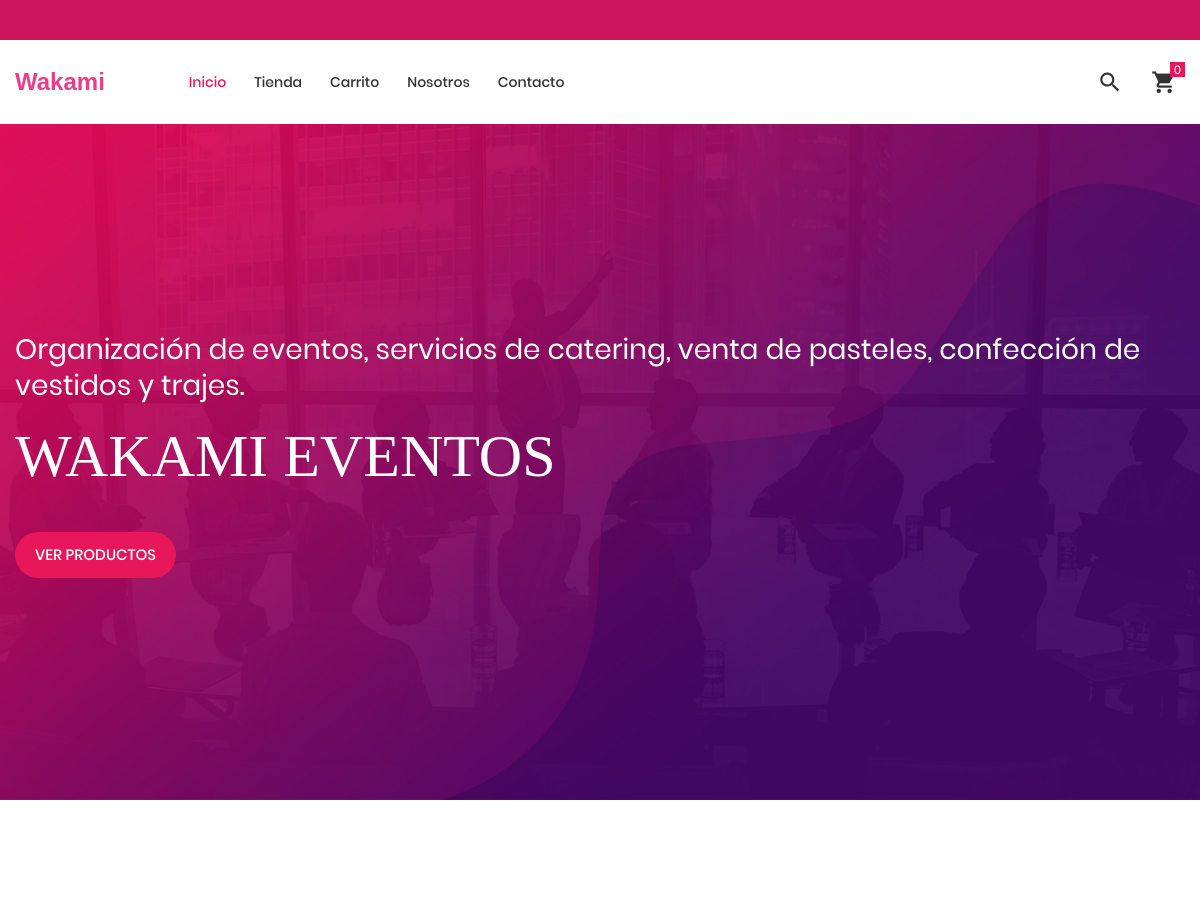
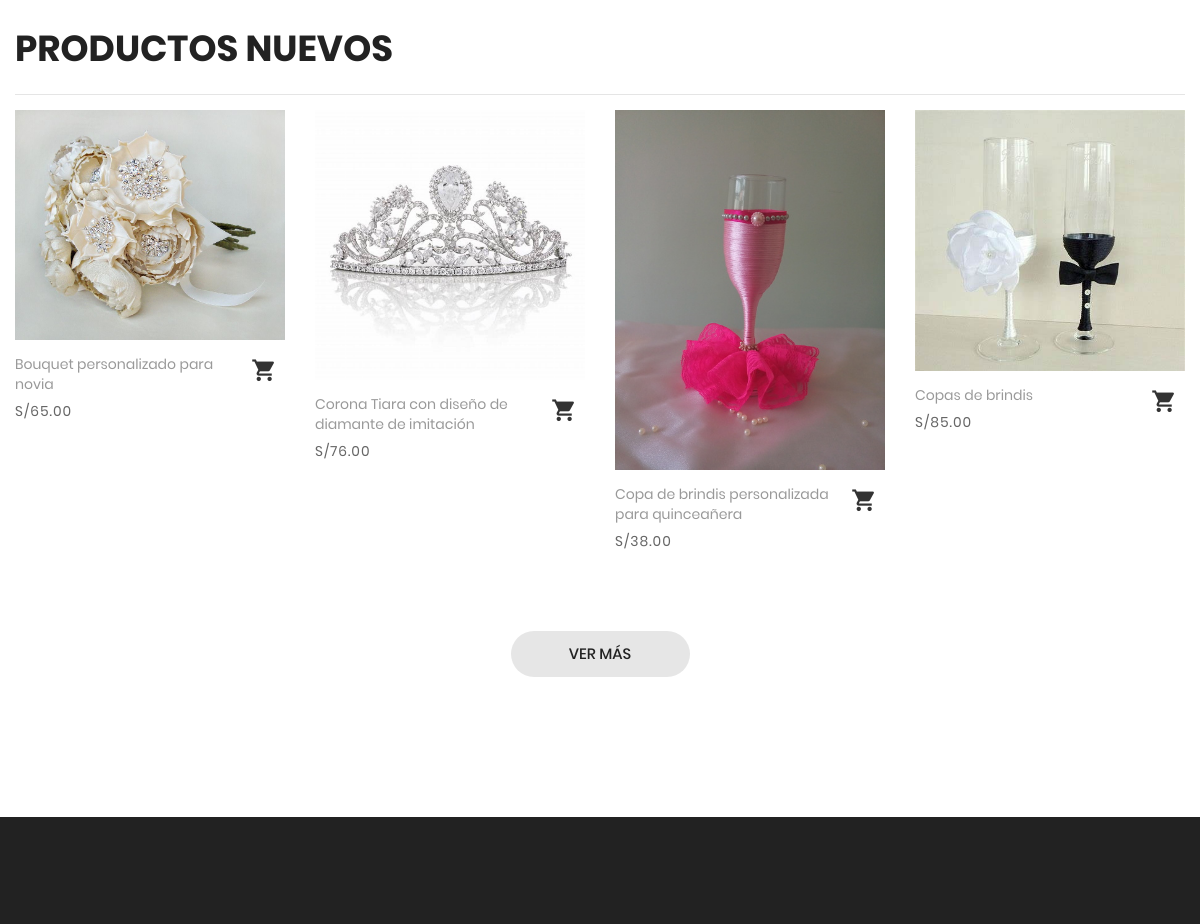
The page / on the database its author committed (2 pictures, top to bottom).
### tables this page shows
CREATE TABLE `producto` (
  `idproducto` bigint(20) NOT NULL,
  `categoriaid` bigint(20) NOT NULL,
  `codigo` varchar(30) NOT NULL,
  `nombre` varchar(255) NOT NULL,
  `descripcion` text NOT NULL,
  `precio` decimal(11,2) NOT NULL,
  `stock` int(11) NOT NULL,
  `imagen` varchar(100) DEFAULT NULL,
  `datecreated` datetime NOT NULL DEFAULT current_timestamp(),
  `ruta` varchar(255) NOT NULL,
  `status` int(11) NOT NULL DEFAULT 1
);

### index.php (called while the page is built, shortened)
<?php
	require_once("Helpers/Helpers.php");
	$url = !empty($_GET['url']) ? $_GET['url'] : 'home/home';
	$arrUrl = explode("/", $url);
	$controller = $arrUrl[0];
	$method = $arrUrl[0];
	if(!empty($arrUrl[1]))
	{
		if($arrUrl[1] != "")
		{
			$method = $arrUrl[1];
		}
	}
	require_once("Libraries/Core/Load.php");
 ?>

### Libraries/Core/Controllers.php (called while the page is built, shortened)
<?php
	class Controllers
	{
		public function loadModel()
		{
			$model = get_class($this)."Model";
			$routClass = "Models/".$model.".php";
		}
	}
 ?>

### Libraries/Core/Conexion.php (called while the page is built)
<?php
class Conexion{
	private $conect;
	public function __construct(){
		$connectionString = "mysql:host=".DB_HOST.";dbname=".DB_NAME.";charset=".DB_CHARSET;
		try{
			$this->conect = new PDO($connectionString, DB_USER, DB_PASSWORD);
			$this->conect->setAttribute(PDO::ATTR_ERRMODE, PDO::ERRMODE_EXCEPTION);
		}catch(PDOException $e){
			$this->conect = 'Error de conexión';
		    echo "ERROR: " . $e->getMessage();
		}
	}
	public function conect(){
		return $this->conect;
	}
}
?>

### Libraries/Core/Mysql.php (called while the page is built, shortened)
<?php
	class Mysql extends Conexion
	{
		private $conexion;
		function __construct()
		{
			$this->conexion = new Conexion();
			$this->conexion = $this->conexion->conect();
		}
		public function select(string $query)
		{
			$this->strquery = $query;
        	$result = $this->conexion->prepare($this->strquery);
			$result->execute();
        	$data = $result->fetch(PDO::FETCH_ASSOC);
        	return $data;
		}
		public function select_all(string $query)
		{
			$this->strquery = $query;
        	$result = $this->conexion->prepare($this->strquery);
			$result->execute();
        	$data = $result->fetchall(PDO::FETCH_ASSOC);
        	return $data;
		}
	}
 ?>

### Helpers/Helpers.php (called while the page is built, shortened)
<?php
	function base_url()
	{
		return BASE_URL;
	}
    function media()
    {
        return BASE_URL."/Assets";
    }
    function headerTienda($data="")
    {
        $view_header = "Views/Template/header_tienda.php";
        require_once ($view_header);
    }
    function footerTienda($data="")
    {
        $view_footer = "Views/Template/footer_tienda.php";
        require_once ($view_footer);
    }
    function formatMoney($cantidad){
        $cantidad = number_format($cantidad,2,SPD,SPM);
        return $cantidad;
    }
    function getInfoPage(int $idpagina){
        require_once("Libraries/Core/Mysql.php");
        $con = new Mysql();
        $sql = "SELECT * FROM post WHERE idpost = $idpagina";
        $request = $con->select($sql);
        return $request;
    }
    function getPageRout(string $ruta){
        require_once("Libraries/Core/Mysql.php");
        $con = new Mysql();
        $sql = "SELECT * FROM post WHERE ruta = '$ruta' AND status != 0 ";
        $request = $con->select($sql);
        if(!empty($request)){
            $request['portada'] = $request['portada'] != "" ? media()."/images/uploads/".$request['portada'] : "";
        }
        return $request;
    }
 ?>

### Libraries/Core/Views.php (called while the page is built)
<?php
	class Views
	{
		function getView($controller,$view,$data="")
		{
			$controller = get_class($controller);
			if($controller == "Home"){
				$view = "Views/".$view.".php";
			}else{
				$view = "Views/".$controller."/".$view.".php";
			}
			require_once ($view);
		}
	}
 ?>

### Controllers/Home.php (called while the page is built, shortened)
<?php
	require_once("Models/TProducto.php");
	class Home extends Controllers{
		public function home()
		{
			$pageContent = getPageRout('inicio');
			$data['page_tag'] = NOMBRE_EMPESA;
			$data['page_title'] = NOMBRE_EMPESA;
			$data['page_name'] = "tienda_virtual";
			$data['page'] = $pageContent;
			$data['slider'] = $this->getCategoriasT(CAT_SLIDER);
			$data['banner'] = $this->getCategoriasT(CAT_BANNER);
			$data['productos'] = $this->getProductosT();
			$this->views->getView($this,"home",$data);
		}
	}
 ?>

### Models/TProducto.php (called while the page is built, shortened)
<?php
require_once("Libraries/Core/Mysql.php");
trait TProducto{
	public function getProductosT(){
		$this->con = new Mysql();
		$sql = "SELECT p.idproducto,
						p.codigo,
						p.nombre,
						p.descripcion,
						p.categoriaid,
						c.nombre as categoria,
						p.precio,
						p.ruta,
						p.stock
				FROM producto p
				INNER JOIN categoria c
				ON p.categoriaid = c.idcategoria
				WHERE p.status != 0 ORDER BY p.idproducto DESC LIMIT ".CANTPORDHOME;
				$request = $this->con->select_all($sql);
				if(count($request) > 0){
					for ($c=0; $c < count($request) ; $c++) {
						$intIdProducto = $request[$c]['idproducto'];
						$sqlImg = "SELECT img
								FROM imagen
								WHERE productoid = $intIdProducto";
						$arrImg = $this->con->select_all($sqlImg);
						if(count($arrImg) > 0){
							for ($i=0; $i < count($arrImg); $i++) {
								$arrImg[$i]['url_image'] = media().'/images/uploads/'.$arrImg[$i]['img'];
							}
						}
						$request[$c]['images'] = $arrImg;
					}
				}
		return $request;
	}
}
 ?>

### Views/home.php (the view, shortened to what this page needs)
<?php
	headerTienda($data);
	$arrProductos = $data['productos'];
 ?>
	<section class="section-slide">
		<div class="wrap-slick1">
			<div class="slick1">
				<div class="item-slick1" style="background-image: url(<?= media().'/tienda/images/hero.jpg';?>);">
					<div class="container h-full">
						<div class="flex-col-l-m h-full p-t-100 p-b-30 respon5">
							<div class="layer-slick1 animated visible-false" data-appear="fadeInDown" data-delay="0">
								<span class="ltext-101 cl0 respon2">
									Organización de eventos, servicios de catering, venta de pasteles, confección de vestidos y trajes.
								</span>
							</div>
							<div class="layer-slick1 animated visible-false" data-appear="fadeInUp" data-delay="800">
								<h2 class="ltext-201 cl0 p-t-19 p-b-43 respon1">
									Wakami Eventos
								</h2>
							</div>
							<div class="layer-slick1 animated visible-false" data-appear="zoomIn" data-delay="1600">
								<a href="<?= base_url().'/tienda/'?>" class="flex-c-m stext-101 cl0 size-101 bg1 bor1 hov-btn1 p-lr-15 trans-04">
									Ver productos
								</a>
							</div>
						</div>
					</div>
				</div>
			</div>
		</div>
	</section>
	<div class="sec-banner bg0 p-t-80 p-b-50">
	</div>
	<section class="bg0 p-t-23 p-b-140">
		<div class="container">
			<div class="p-b-10">
				<h3 class="ltext-103 cl5">
					Productos Nuevos
				</h3>
			</div>
			<hr>
			<div class="row isotope-grid">
			<?php
				for ($p=0; $p < count($arrProductos) ; $p++) {
					$rutaProducto = $arrProductos[$p]['ruta'];
					if(count($arrProductos[$p]['images']) > 0 ){
						$portada = $arrProductos[$p]['images'][0]['url_image'];
					}else{
						$portada = media().'/images/uploads/product.png';
					}
			 ?>
				<div class="col-sm-6 col-md-4 col-lg-3 p-b-35 isotope-item women">
					<div class="block2">
						<div class="block2-pic hov-img0">
							<img src="<?= $portada ?>" alt="<?= $arrProductos[$p]['nombre'] ?>">
						</div>
						<div class="block2-txt flex-w flex-t p-t-14">
							<div class="block2-txt-child1 flex-col-l ">
								<a href="<?= base_url().'/tienda/producto/'.$arrProductos[$p]['idproducto'].'/'.$rutaProducto; ?>" class="stext-104 cl4 hov-cl1 trans-04 js-name-b2 p-b-6">
									<?= $arrProductos[$p]['nombre'] ?>
								</a>
								<span class="stext-105 cl3">
									<?= SMONEY.formatMoney($arrProductos[$p]['precio']); ?>
								</span>
							</div>
							<div class="block2-txt-child2 flex-r p-t-3">
								<a href="#"
								 id="<?= openssl_encrypt($arrProductos[$p]['idproducto'],METHODENCRIPT,KEY); ?>"
								 class="btn-addwish-b2 dis-block pos-relative js-addwish-b2 js-addcart-detail
								 icon-header-item cl2 hov-cl1 trans-04 p-l-22 p-r-11
								 ">
									<i class="zmdi zmdi-shopping-cart"></i>
								</a>
							</div>
						</div>
					</div>
				</div>
			<?php } ?>
			</div>
			<div class="flex-c-m flex-w w-full p-t-45">
				<a href="<?= base_url() ?>/tienda" class="flex-c-m stext-101 cl5 size-103 bg2 bor1 hov-btn1 p-lr-15 trans-04">
					Ver más
				</a>
			</div>
		</div>
	</section>
<?php
	footerTienda($data);
 ?>

### Libraries/Core/Load.php (shortened to what this page needs)
<?php
	$controller = ucwords($controller);
	$controllerFile = "Controllers/".$controller.".php";
	if(file_exists($controllerFile))
	{
		$controller = new $controller();
		if(method_exists($controller, $method))
		{
			$controller->{$method}($params);
		}else{
			require_once("Controllers/Error.php");
		}
	}else{
		require_once("Controllers/Error.php");
	}
 ?>

### Views/Template/header_tienda.php (shortened to what this page needs)
<?php
	$cantCarrito = 0;
	$infoPreguntas = !empty(getInfoPage(PPREGUNTAS)) ? getInfoPage(PPREGUNTAS)['contenido'] : "";
 ?>
<!DOCTYPE html>
<html lang="en">
<head>
	<link rel="stylesheet" type="text/css" href="<?= media() ?>/tienda/vendor/bootstrap/css/bootstrap.min.css">
	<link rel="stylesheet" type="text/css" href="<?= media() ?>/tienda/fonts/font-awesome-4.7.0/css/font-awesome.min.css">
	<link rel="stylesheet" type="text/css" href="<?= media() ?>/tienda/fonts/iconic/css/material-design-iconic-font.min.css">
	<link rel="stylesheet" type="text/css" href="<?= media() ?>/tienda/fonts/linearicons-v1.0.0/icon-font.min.css">
	<link rel="stylesheet" type="text/css" href="<?= media() ?>/tienda/vendor/animate/animate.css">
	<link rel="stylesheet" type="text/css" href="<?= media() ?>/tienda/vendor/css-hamburgers/hamburgers.min.css">
	<link rel="stylesheet" type="text/css" href="<?= media() ?>/tienda/vendor/animsition/css/animsition.min.css">
	<link rel="stylesheet" type="text/css" href="<?= media() ?>/tienda/vendor/select2/select2.min.css">
	<link rel="stylesheet" type="text/css" href="<?= media() ?>/tienda/vendor/daterangepicker/daterangepicker.css">
	<link rel="stylesheet" type="text/css" href="<?= media() ?>/tienda/vendor/slick/slick.css">
	<link rel="stylesheet" type="text/css" href="<?= media() ?>/tienda/vendor/MagnificPopup/magnific-popup.css">
	<link rel="stylesheet" type="text/css" href="<?= media() ?>/tienda/vendor/perfect-scrollbar/perfect-scrollbar.css">
	<link rel="stylesheet" type="text/css" href="<?= media() ?>/tienda/css/util.css">
	<link rel="stylesheet" type="text/css" href="<?= media() ?>/tienda/css/main.css">
	<link rel="stylesheet" type="text/css" href="<?= media(); ?>/css/style.css">
</head>
<body class="animsition">
	<header>
		<div class="container-menu-desktop">
			<div class="top-bar">
				<div class="content-topbar flex-sb-m h-full container">
				</div>
			</div>
			<div class="wrap-menu-desktop">
				<nav class="limiter-menu-desktop container">
					<a href="<?= base_url(); ?>" class="logo">
						Wakami
					</a>
					<div class="menu-desktop">
						<ul class="main-menu">
							<li class="active-menu">
								<a href="<?= base_url(); ?>">Inicio</a>
							</li>
							<li>
								<a href="<?= base_url(); ?>/tienda">Tienda</a>
							</li>
							<li>
								<a href="<?= base_url(); ?>/carrito">Carrito</a>
							</li>
							<li>
								<a href="<?= base_url(); ?>/nosotros">Nosotros</a>
							</li>
							<li>
								<a href="<?= base_url(); ?>/contacto">Contacto</a>
							</li>
						</ul>
					</div>
					<div class="wrap-icon-header flex-w flex-r-m">
						<div class="icon-header-item cl2 hov-cl1 trans-04 p-l-22 p-r-11 js-show-modal-search">
							<i class="zmdi zmdi-search"></i>
						</div>
						<?php if($data['page_name'] != "carrito" and $data['page_name'] != "procesarpago"){ ?>
						<div class="cantCarrito icon-header-item cl2 hov-cl1 trans-04 p-l-22 p-r-11 icon-header-noti js-show-cart" data-notify="<?= $cantCarrito; ?> ">
							<i class="zmdi zmdi-shopping-cart"></i>
						</div>
						<?php } ?>
					</div>
				</nav>
			</div>
		</div>
	</header>

### Views/Template/footer_tienda.php (shortened to what this page needs)
	<footer class="bg3 p-t-75 p-b-32">
	</footer>
</body>
</html>

### Assets/tienda/css/main.css (style rules this page uses)
:root { --two: red; --three: yellow; --primary: blue; --four: #17a2b8; --five: #e8175c; }
.container { max-width: 1380px; }
@media (max-width: 1600px) { .container { max-width: 1200px; } }
.slick-slide { outline: none !important; }
.layer-slick1 { color: white; }
.container-menu-desktop { height: auto; width: 100%; position: relative; -webkit-transition: all 0.3s; -o-transition: all 0.3s; -moz-transition: all 0.3s; transition: all 0.3s; }
.top-bar { height: 40px; background-color: #cd155f; }
.wrap-menu-desktop { position: fixed; z-index: 1100; background-color: white; width: 100%; height: 84px; top: 40px; left: 0px; -webkit-transition: height 0.3s, background-color 0.3s; -o-transition: height 0.3s, background-color 0.3s; -moz-transition: height 0.3s, background-color 0.3s; transition: height 0.3s, background-color 0.3s; }
.limiter-menu-desktop { height: 100%; display: -webkit-box; display: -webkit-flex; display: -moz-box; display: -ms-flexbox; display: flex; align-items: center; background-color: transparent; }
.logo { display: -webkit-box; display: -webkit-flex; display: -moz-box; display: -ms-flexbox; display: flex; align-items: center; height: 65%; margin-right: 55px; }
.menu-desktop { display: -webkit-box; display: -webkit-flex; display: -moz-box; display: -ms-flexbox; display: flex; align-items: center; height: 100%; }
.main-menu { list-style-type: none; margin: 0; display: -webkit-box; display: -webkit-flex; display: -moz-box; display: -ms-flexbox; display: flex; align-items: center; }
.main-menu > li { display: block; position: relative; padding: 40px 10px 20px 0px; margin: 0px 4px 0px 14px; }
.main-menu > li > a { font-family: Poppins-Medium; font-size: 14px; color: #333; padding: 5px 0px; transition: all 0.4s; -webkit-transition: all 0.4s; -o-transition: all 0.4s; -moz-transition: all 0.4s; }
.container ul, .container ol { margin-left: 15px; margin-bottom: 20px; }
.container ul, .container ul li { list-style: initial; }
.wrap-icon-header { flex-grow: 1; }
.icon-header-item { position: relative; font-size: 26px; line-height: 1; cursor: pointer; }
.icon-header-noti::after { content: attr(data-notify); font-family: Poppins-Regular; font-size: 12px; color: #fff; line-height: 15px; text-align: center; display: block; position: absolute; top: -7px; right: 0; min-width: 15px; height: 15px; padding: 0 3px; background-color: var(--five); }
.main-menu > li.active-menu > a { color: var(--five); }
.wrap-slick1 { position: relative; }
.item-slick1 { height: calc(100vh - 40px); background-size: cover; background-repeat: no-repeat; background-position: center center; }
.block2-pic { position: relative; }
.block2-txt-child1 { width: calc(100% - 30px); }
.block2-txt-child2 { width: 30px; }
.cl0 { color: #fff; }
.cl2 { color: #333; }
.cl3 { color: #666; }
.cl4 { color: #999; }
.cl5 { color: #222; }
.stext-101 { font-family: Poppins-Medium; font-size: 15px; line-height: 1.466667; text-transform: uppercase; }
.stext-104 { font-family: Poppins-Regular; font-size: 14px; line-height: 1.466667; }
.stext-105 { font-family: Poppins-Regular; font-size: 14px; line-height: 1.466667; letter-spacing: 1px; }
.ltext-101 { font-family: Poppins-Regular; font-size: 28px; line-height: 1.2857; }
.ltext-103 { font-family: Poppins-Bold; font-size: 36px; line-height: 1.1; text-transform: uppercase; }
.ltext-201 { font-family: PlayfairDisplay-Bold; font-size: 60px; line-height: 1.1; text-transform: uppercase; }
.size-101 { min-width: 161px; height: 46px; }
.size-103 { min-width: 179px; height: 46px; }
.bg0 { background-color: #fff; }
.bg1 { background-color: var(--five); }
.bg2 { background-color: #e6e6e6; }
.bg3 { background-color: #222; }
.bor1 { border-radius: 23px; }
.hov-img0 { display: block; overflow: hidden; }
.hov-img0 img { width: 100%; -webkit-transition: transform 0.9s ease; -o-transition: transform 0.9s ease; -moz-transition: transform 0.9s ease; transition: transform 0.9s ease; }

### Views/Template/header_tienda.php (style rules this page uses)
.logo { font-family: Arial, sans-serif; font-size: 24px; font-weight: bold; color: #e83e8c; text-decoration: none; }

### rows shown on the page
producto: shows a picture, nombre "Bouquet personalizado para novia", precio "65.00"
producto: shows a picture, nombre "Corona Tiara con diseño de diamante de imitación", precio "76.00"
producto: shows a picture, nombre "Copa de brindis personalizada para quinceañera", precio "38.00"
producto: shows a picture, nombre "Copas de brindis", precio "85.00"
